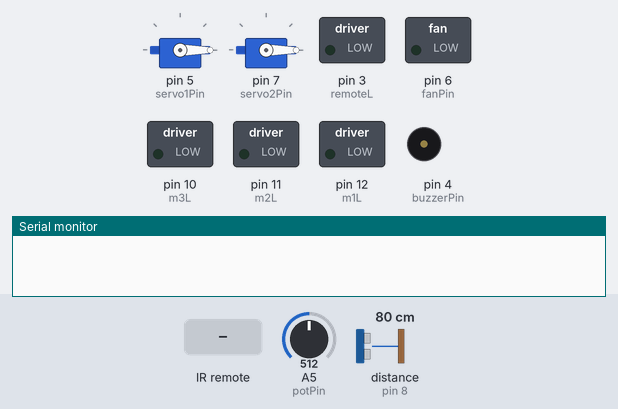
Simulated run of this sketch. Board: Arduino Nano, built with avr-gcc and run on an emulated ATmega328P. Parts: 2 × servo, switched loads named in the sketch (green lamp = pin HIGH), buzzer (waves = sounding), the last lines printed to the serial monitor. Inputs (shaded band) come from the test bench; at power-on: distance to the obstacle (sensor on pin 8) 80 cm, A5 (potPin) = 512. The echo pulse lasts 58.3 µs per cm; pins used as bus, display or sensor lines are not drawn.

Above: at 1.2 s.
1.3 s: infrared code 0x9716BE3F received
At 2.3 s:
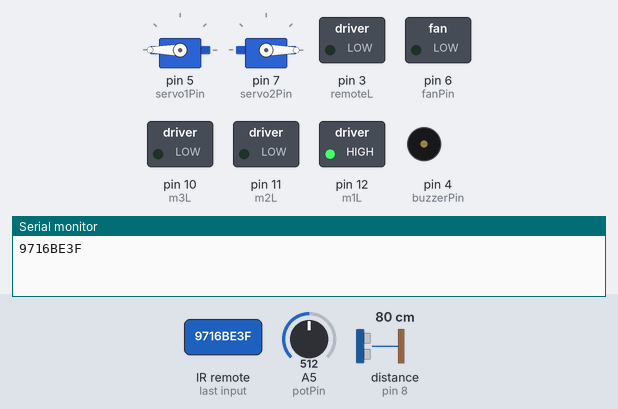
4.3 s: infrared code 0x3D9AE3F7 received
At 6.0 s:
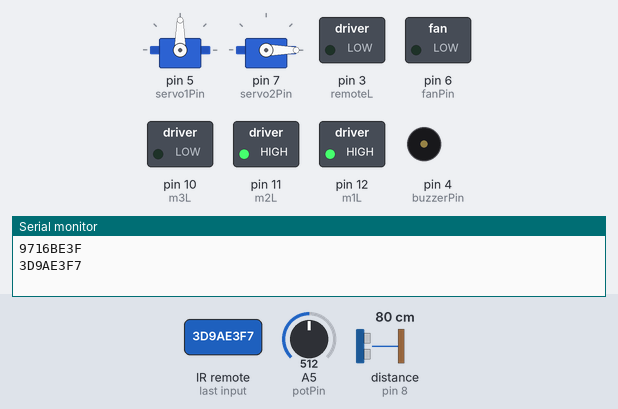
7.2 s: infrared code 0x6182021B received
At 7.8 s:
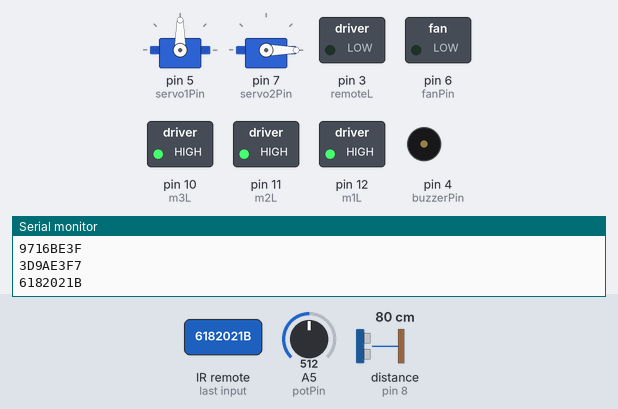
10.2 s: distance to the obstacle (sensor on pin 8) set to 7 cm
13.2 s: distance to the obstacle (sensor on pin 8) set to 4 cm
At 14.0 s:
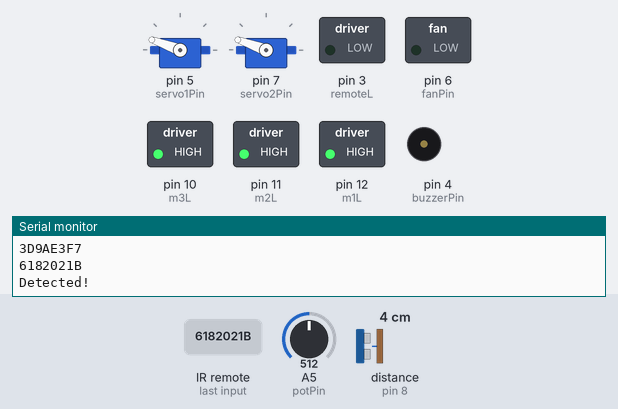
16.2 s: distance to the obstacle (sensor on pin 8) set to 9 cm
At 16.8 s:
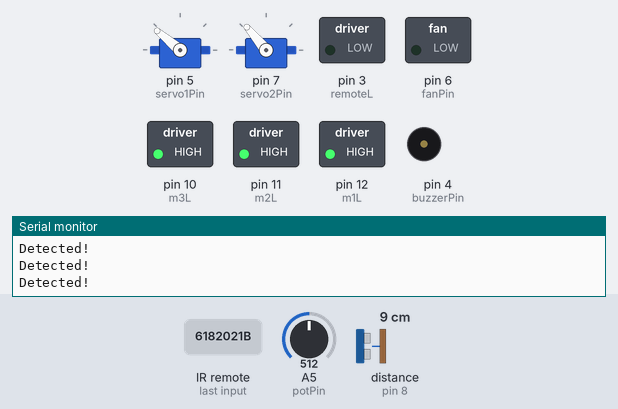
Timing chart, 0 to 22.5 s (numbered marks = the images above; inputs shaded):
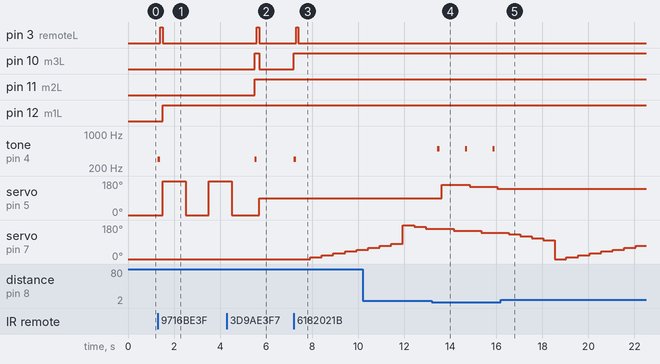

The sketch:

SUMMATIVE.ino
```cpp
//Personal Fan: Summative Project
//Angela Chen TEJ3M
//January 24, 2020

#include <IRremote.h>
#include <TimerFreeTone.h>
#include <Servo.h>

//initializing pin numbers
const int sensorL = 13;
const int m1L = 12;
const int m2L = 11;
const int m3L = 10;
const int triggerPin = 9;
const int echoPin = 8;
const int servo2Pin = 7;
const int fanPin = 6;
const int servo1Pin = 5;
const int buzzerPin = 4;
const int remoteL = 3;
const int remotePin = 2;

//analog ping
const int potPin = 5;

//other global variables
int tempL;
int choice;
int tempChoice;
int potValue;
int distance;
int duration;

//configuring servo motors and IR receiver
Servo Servo1;
Servo Servo2;
IRrecv irrecv(remotePin);
decode_results results;

void setup() {
  // put your setup code here, to run once:
  //attaching servo motors, LEDs, IR remotes, etc to their respective pins
  Servo1.write(0);
  Servo2.write(0);
  pinMode(fanPin, OUTPUT);
  pinMode (m1L, OUTPUT);
  pinMode (m2L, OUTPUT);
  pinMode (m3L, OUTPUT);
  pinMode (sensorL, OUTPUT);
  pinMode (remoteL, OUTPUT);
  pinMode (triggerPin, OUTPUT);
  pinMode (echoPin, INPUT);
  Serial.begin(9600);
  irrecv.enableIRIn();
  irrecv.blink13(true);
  Servo1.attach(servo1Pin);
  Servo2.attach(servo2Pin);
}

void loop() {

//flow change (conditional statement) continuously loops to see if a signal has been received by the IR remote
//if yes, then the code will continue, the white LEd will flash and buzzer will beep. If not, it means the user has not pressed a button and no further action is needed.

  if (irrecv.decode(&results)) {

    TimerFreeTone(buzzerPin, 300, 100);
    digitalWrite(remoteL, HIGH);
    delay(100);
    digitalWrite(remoteL, LOW);
    Serial.println(results.value, HEX);

    irrecv.resume();

  //flow change (conditional statement) checks to see if any of the buttons pressed are any of the mode buttons (1,2 or 3)
  //if yes, the respective light will light up and the mode will start running.

    if (results.value == 0x9716BE3F || results.value == 0x3D9AE3F7 || results.value == 0x6182021B) {

      digitalWrite(tempL, LOW);
    //flow change (switch statement) checks to see using signal value which button corresponds to which light, then call the corresponding mode method
    //else, it will check to see if it was a fan speed button pressed
    //the impotance of having this conditional statement is that if a button other than 1 2 or 3 is clicked, the corresponding mode light will still remain on.

      switch (results.value) {
        case 0x9716BE3F: //Keypad button "1"
          digitalWrite(m1L, HIGH);
          tempL = m1L;
          choice = 1;
          mode1();

        case 0x3D9AE3F7: //Keypad button "2"
          digitalWrite(m2L, HIGH);
          tempL = m2L;
          choice = 2;
          mode2();


        case 0x6182021B: //Keypad button "3"
          digitalWrite(m3L, HIGH);
          tempL = m3L;
          choice = 3;
          mode3();

      }
    } else {
      // flow change (switch statement) checks based on IR signal value to see which voltage should be powered to the DC motor, controlling the speed of the fan.
      //if the button pressed isn't 1 to 6, it is ignored.
      switch (results.value) {
        case 0x8C22657B: //Keypad button "4"
          analogWrite(fanPin, 50);

        case 0x488F3CBB: //Keypad button "5"
          analogWrite(fanPin, 58);

        case 0xFF5AA5: //Keypad button "6"
          analogWrite(fanPin, 66);
      }
  }

}
}

void mode1() {
//flow change (conditional repitition) this mode will only run while this is the mode chosen and while the IR recevier has not received another signal
  while (choice == 1 && !irrecv.decode(&results)) {

//continuous rotation
    Servo1.write(180);
    delay(1000);
    Servo1.write(0);
    delay(1000);
  }

}

void mode2() {
//flow change (conditional repitition) this mode will only run while this is the mode chosen and while the IR recevier has not received another signal
  while (choice == 2 && !irrecv.decode(&results)) {

    //user can change direction that fan is facing using the potentiometer
    potValue = analogRead(potPin);

    //reducing the value of the potentiometer to a ratio of 0 to 180, a value that the potentiometer can read
    potValue = map(potValue, 0, 1023, 0, 180);
    Servo1.write(potValue);
    delay(500);
  }

}

void mode3() {
//flow change (conditional repitition) this mode will only run while this is the mode chosen and while the IR recevier has not received another signal
  while (choice == 3 && !irrecv.decode(&results)) {

    int position = 0;
    //servo motor goes right to left
    for (int i = 0; i < 18; i++) {
      Servo2.write(position);
      delay(500);
      digitalWrite(triggerPin, HIGH);
      delayMicroseconds (10);
      digitalWrite(triggerPin, LOW);
      duration = pulseIn (echoPin, HIGH);
      distance = (duration * 0.034) / 2;

  //flow change (conditional statement) checks to see if something has been detected within 5cm, if not, the servo keeps going, if yes, fan will rotate to where ultrasonic sensor was
      if (distance < 5) {
        digitalWrite(sensorL, HIGH);
        TimerFreeTone(buzzerPin, 500, 100);
        delay(100);
        Serial.println("Detected!");
        digitalWrite(sensorL, LOW);
        Servo1.write(position);
        delay(500);
      }
      position += 10;
      i++;
    }
//servo motor goes left to right
    position = 180;
    for (int i = 0; i < 18; i++) {
      Servo2.write(position);
      delay(500);
      digitalWrite(triggerPin, HIGH);
      delayMicroseconds (10);
      digitalWrite(triggerPin, LOW);
      duration = pulseIn (echoPin, HIGH);
      distance = (duration * 0.034) / 2;
//flow change (conditional statement) checks to see if something has been detected within 5cm, if not, the servo keeps going, if yes, fan will rotate to where ultrasonic sensor was
      if (distance < 5) {
        digitalWrite(sensorL, HIGH);
        TimerFreeTone(buzzerPin, 500, 100);
        delay(100);
        Serial.println("Detected!");
        digitalWrite(sensorL, LOW);
        Servo1.write(position);
        delay(500);
      }
      position -= 10;
      i++;
    }
  }

}
```

Measured:
- the behaviour switches between 6 and 5 cm on distance to the obstacle (sensor on pin 8) (found by bisection; images 3 and 4)
- after the input at 1.3 s, pin 3 (remoteL): LOW → HIGH after 0.10 s, → LOW 0.10 s later; pin 12 (m1L): LOW → HIGH after 0.20 s; tone on pin 4 (buzzerPin): silent → 300 Hz at once, → silent 0.10 s later; servo on pin 5 (servo1Pin): 0° → 180° after 0.20 s, → 0° 1.0 s later, → 180° 1.0 s later
- after the input at 4.3 s, pin 3 (remoteL): LOW → HIGH after 1.3 s, → LOW 0.10 s later; pin 10 (m3L): LOW → HIGH after 1.2 s, → LOW 0.20 s later; pin 11 (m2L): LOW → HIGH after 1.2 s; tone on pin 4 (buzzerPin): silent → 300 Hz after 1.2 s, → silent 0.10 s later
- after the input at 7.2 s, pin 3 (remoteL): LOW → HIGH after 0.11 s, → LOW 0.10 s later; pin 10 (m3L): LOW → HIGH at once; tone on pin 4 (buzzerPin): silent → 300 Hz at once, → silent 0.10 s later; servo on pin 7 (servo2Pin): moves from 0° to 50° over 2.0 s, starting after 0.71 s
- after the input at 13.2 s, tone on pin 4 (buzzerPin): alternates 500 Hz for 0.10 s and silent for 1.1 s, starting after 0.24 s; servo on pin 5 (servo1Pin): 90° → 160° after 0.44 s, → 150° 1.2 s later, → 140° 1.2 s later
- after the input at 16.2 s, tone on pin 4 (buzzerPin): stops changing and stays silent; servo on pin 5 (servo1Pin): stays 140° (without the input it goes to 130° after 1.0 s)
